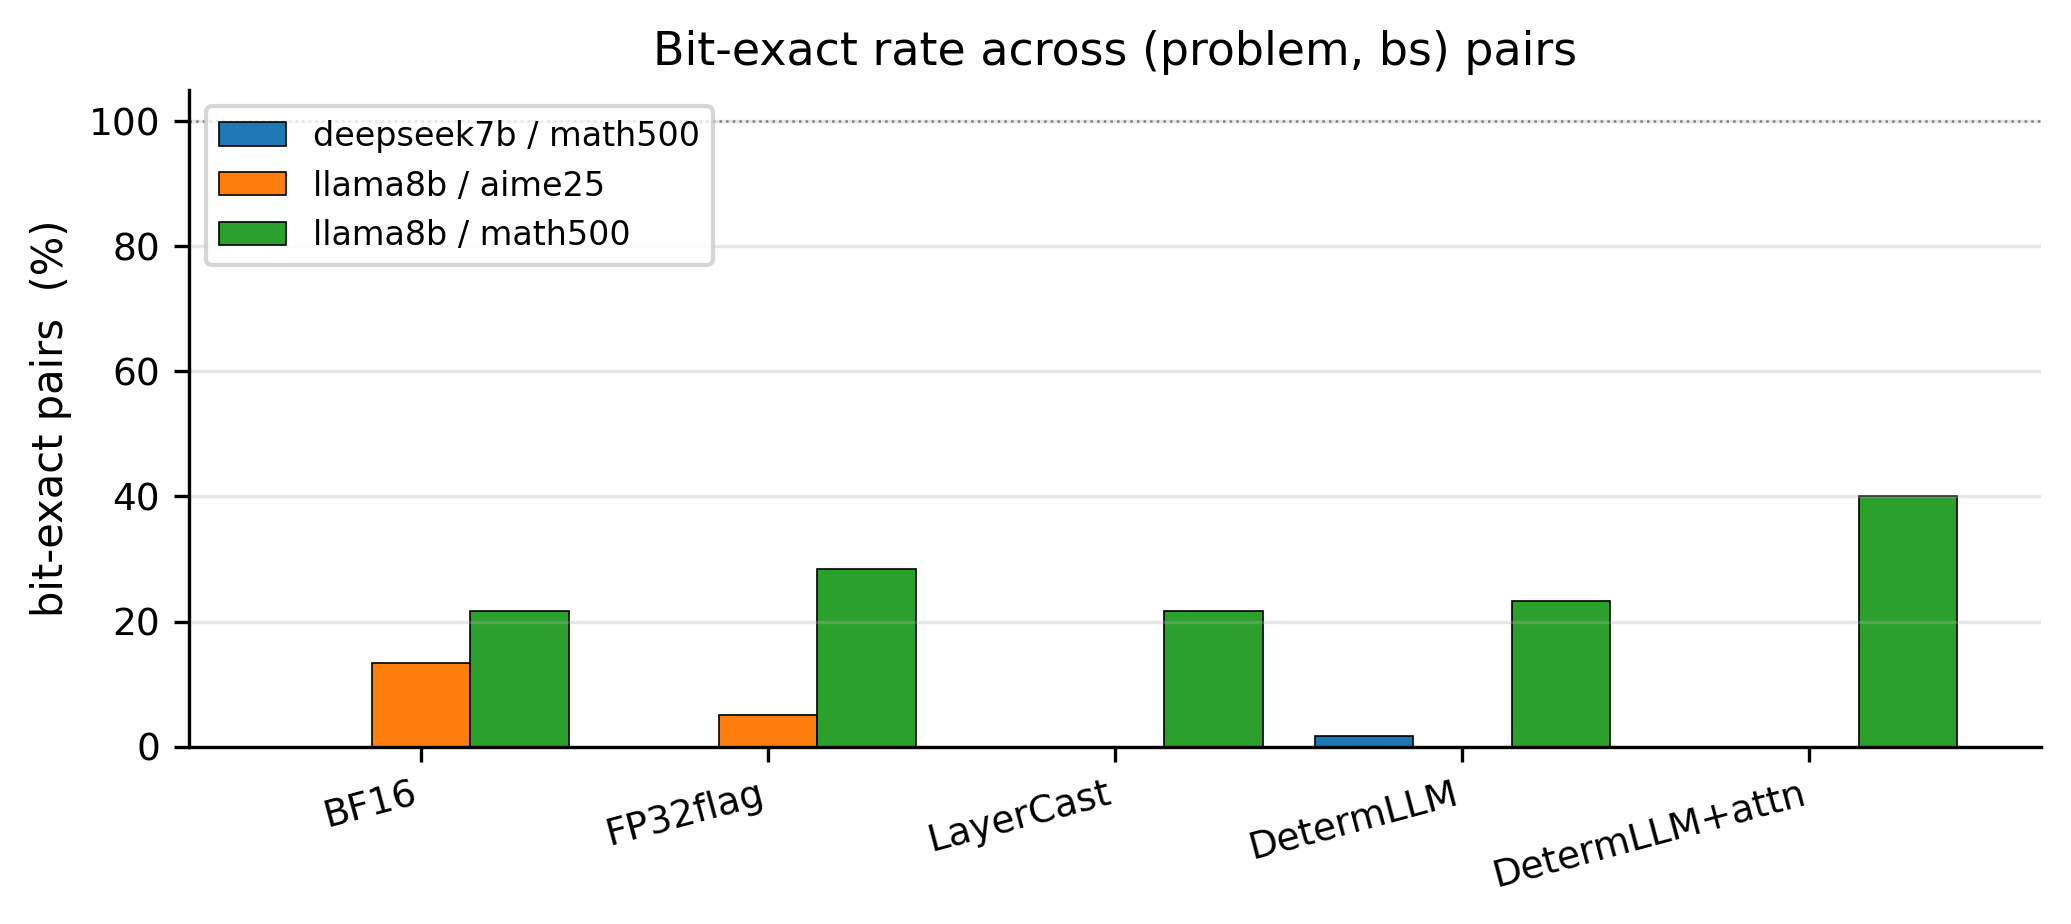

Python code for this plot:
#!/usr/bin/env python3
"""Figure 5: bit-exact rate per scheme.

X-axis: scheme
Y-axis: bit-exact rate (%)
Bar groups: (model, dataset)

Data source: research/exp_E4/E4_*.json
"""
import sys, os
sys.path.insert(0, os.path.dirname(os.path.abspath(__file__)))
from _style import setup_style, save, load_E4_runs, SCHEME_ORDER

import numpy as np
import matplotlib.pyplot as plt


def main():
    setup_style()
    runs = load_E4_runs()
    if not runs:
        print("No E4 data yet"); return

    runs.sort(key=lambda r: (r["model"], r["dataset"]))
    nm = len(runs); ns = len(SCHEME_ORDER)
    x = np.arange(ns)
    w = 0.85 / nm

    fig, ax = plt.subplots(figsize=(7, 3.2))
    cmap = plt.cm.tab10
    for i, run in enumerate(runs):
        d = {s["scheme"]: s for s in run["schemes"]}
        ys = [d[s]["aggregate"]["bit_exact_rate"] * 100 if s in d else 0
              for s in SCHEME_ORDER]
        label = f"{run['model']} / {run['dataset']}"
        ax.bar(x + (i - (nm - 1) / 2) * w, ys, w, label=label,
               color=cmap(i), edgecolor="black", linewidth=0.4)

    ax.set_xticks(x); ax.set_xticklabels(SCHEME_ORDER, rotation=15, ha="right")
    ax.set_ylabel("bit-exact pairs  (%)")
    ax.set_title("Bit-exact rate across (problem, bs) pairs")
    ax.set_ylim(0, 105)
    ax.axhline(100, color="grey", linestyle=":", linewidth=0.6)
    ax.legend(fontsize=8, loc="upper left")
    ax.grid(alpha=0.3, axis="y")
    fig.tight_layout()
    save(fig, "fig5_bit_exact")


if __name__ == "__main__":
    main()
